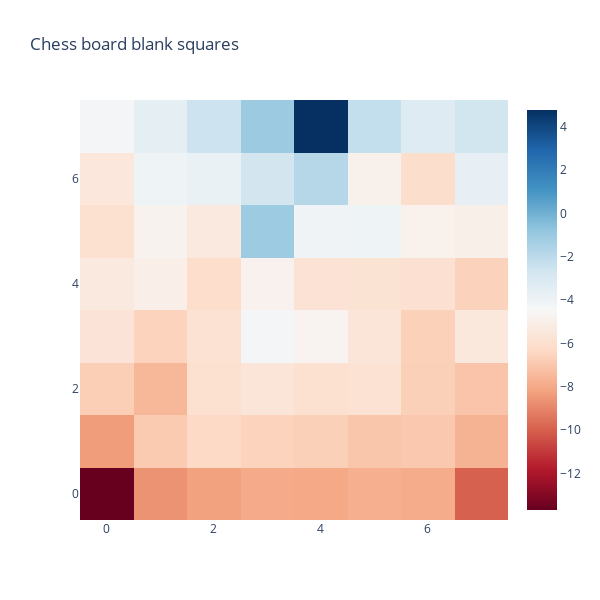
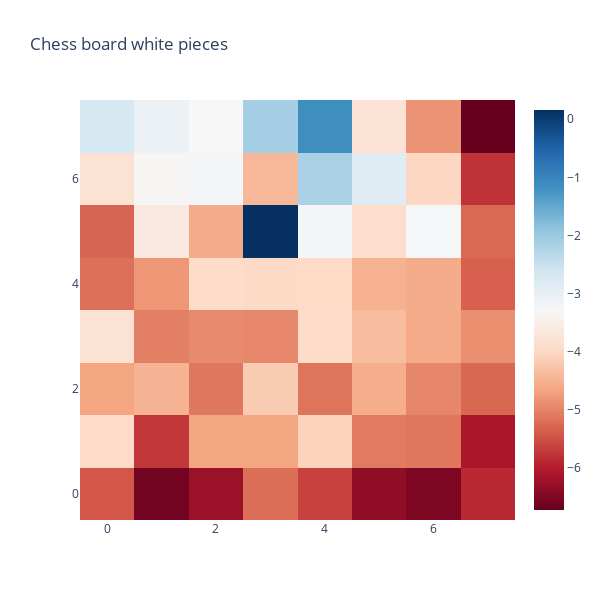
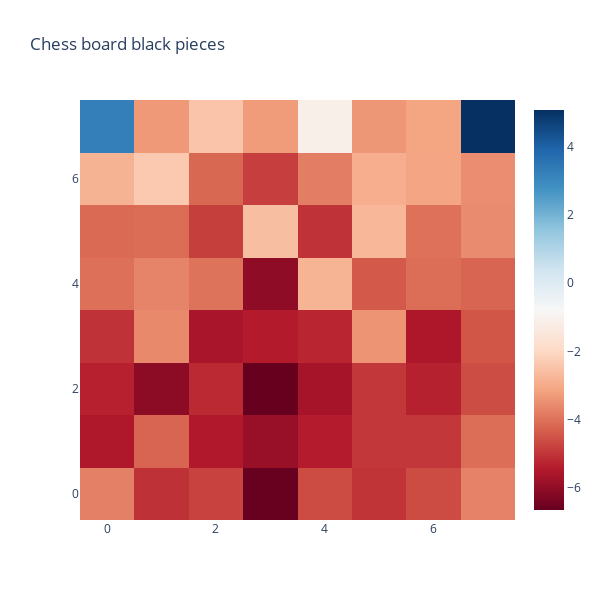

These figures' notebook cell, in order:
### Code cell
move_13_probe_out = probe_out[0][0][13]
print(move_13_probe_out.shape)
plot_board_state(move_13_probe_out[:, :, 0], "Chess board blank squares")
plot_board_state(move_13_probe_out[:, :, 1], "Chess board white pieces")
plot_board_state(move_13_probe_out[:, :, 2], "Chess board black pieces")
plot_board_state(move_13_state, "Chess board state")

### Figure 1 — Plotly figure (JSON) as saved in the notebook; plotly's stock layout.template omitted (floating-point values rounded to 4 significant figures)
{"data": [{"colorscale": [[0, "rgb(103,0,31)"], [0.1, "rgb(178,24,43)"], [0.2, "rgb(214,96,77)"], [0.3, "rgb(244,165,130)"], [0.4, "rgb(253,219,199)"], [0.5, "rgb(247,247,247)"], [0.6, "rgb(209,229,240)"], [0.7, "rgb(146,197,222)"], [0.8, "rgb(67,147,195)"], [0.9, "rgb(33,102,172)"], [1, "rgb(5,48,97)"]], "type": "heatmap", "z": [[-13.69, -8.618, -8.227, -7.934, -8.018, -7.807, -7.9, -9.971], [-8.375, -6.888, -6.342, -6.587, -6.672, -7.064, -6.943, -7.684], [-6.749, -7.509, -5.965, -5.612, -5.922, -5.859, -6.677, -7.09], [-5.681, -6.565, -5.842, -4.253, -4.711, -5.621, -6.66, -5.442], [-5.409, -5.041, -6.158, -4.826, -5.816, -5.785, -5.875, -6.624], [-5.954, -4.777, -5.369, -1.091, -4.061, -4.012, -4.881, -4.976], [-5.534, -4.039, -3.797, -2.696, -1.786, -4.904, -6.117, -3.66], [-4.239, -3.511, -2.48, -1.052, 4.778, -2.199, -3.271, -2.68]]}], "layout": {"autosize": false, "height": 600, "title": {"text": "Chess board blank squares"}, "width": 600, "xaxis": {"nticks": 8, "ticks": ""}, "yaxis": {"nticks": 8, "ticks": ""}}}

### Figure 2 — Plotly figure (JSON) as saved in the notebook; plotly's stock layout.template omitted (floating-point values rounded to 4 significant figures)
{"data": [{"colorscale": [[0, "rgb(103,0,31)"], [0.1, "rgb(178,24,43)"], [0.2, "rgb(214,96,77)"], [0.3, "rgb(244,165,130)"], [0.4, "rgb(253,219,199)"], [0.5, "rgb(247,247,247)"], [0.6, "rgb(209,229,240)"], [0.7, "rgb(146,197,222)"], [0.8, "rgb(67,147,195)"], [0.9, "rgb(33,102,172)"], [1, "rgb(5,48,97)"]], "type": "heatmap", "z": [[-5.439, -6.622, -6.251, -5.207, -5.646, -6.369, -6.519, -5.885], [-3.965, -5.76, -4.664, -4.654, -4.072, -5.089, -5.137, -6.115], [-4.657, -4.482, -5.115, -4.179, -5.156, -4.56, -4.979, -5.279], [-3.804, -5.047, -4.931, -4.955, -3.93, -4.372, -4.591, -4.881], [-5.192, -4.805, -3.952, -3.984, -3.98, -4.515, -4.576, -5.342], [-5.302, -3.631, -4.579, 0.16, -3.206, -3.921, -3.248, -5.267], [-3.806, -3.326, -3.211, -4.431, -2.155, -2.875, -4.026, -5.796], [-2.695, -3.067, -3.286, -2.12, -1.135, -3.793, -4.84, -6.733]]}], "layout": {"autosize": false, "height": 600, "title": {"text": "Chess board white pieces"}, "width": 600, "xaxis": {"nticks": 8, "ticks": ""}, "yaxis": {"nticks": 8, "ticks": ""}}}

### Figure 3 — Plotly figure (JSON) as saved in the notebook; plotly's stock layout.template omitted (floating-point values rounded to 4 significant figures)
{"data": [{"colorscale": [[0, "rgb(103,0,31)"], [0.1, "rgb(178,24,43)"], [0.2, "rgb(214,96,77)"], [0.3, "rgb(244,165,130)"], [0.4, "rgb(253,219,199)"], [0.5, "rgb(247,247,247)"], [0.6, "rgb(209,229,240)"], [0.7, "rgb(146,197,222)"], [0.8, "rgb(67,147,195)"], [0.9, "rgb(33,102,172)"], [1, "rgb(5,48,97)"]], "type": "heatmap", "z": [[-3.766, -5.073, -4.769, -6.639, -4.64, -5.022, -4.646, -3.731], [-5.517, -4.217, -5.476, -5.891, -5.422, -4.965, -4.96, -4.078], [-5.353, -6.068, -5.187, -6.649, -5.682, -4.96, -5.335, -4.615], [-5.041, -3.61, -5.62, -5.437, -5.241, -3.422, -5.541, -4.475], [-4.042, -3.689, -3.985, -6.041, -2.818, -4.395, -4.06, -4.217], [-4.141, -4.092, -4.85, -2.598, -5.049, -2.752, -4.015, -3.583], [-2.836, -2.359, -4.177, -4.839, -3.796, -2.93, -3.125, -3.539], [3.245, -3.33, -2.457, -3.286, -1.139, -3.372, -3.139, 5.068]]}], "layout": {"autosize": false, "height": 600, "title": {"text": "Chess board black pieces"}, "width": 600, "xaxis": {"nticks": 8, "ticks": ""}, "yaxis": {"nticks": 8, "ticks": ""}}}
